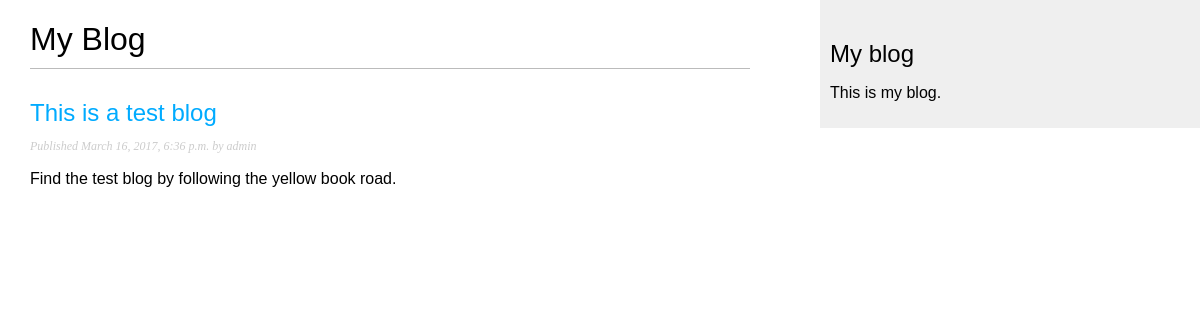
/blog/, run on an earlier commit of the app's database.
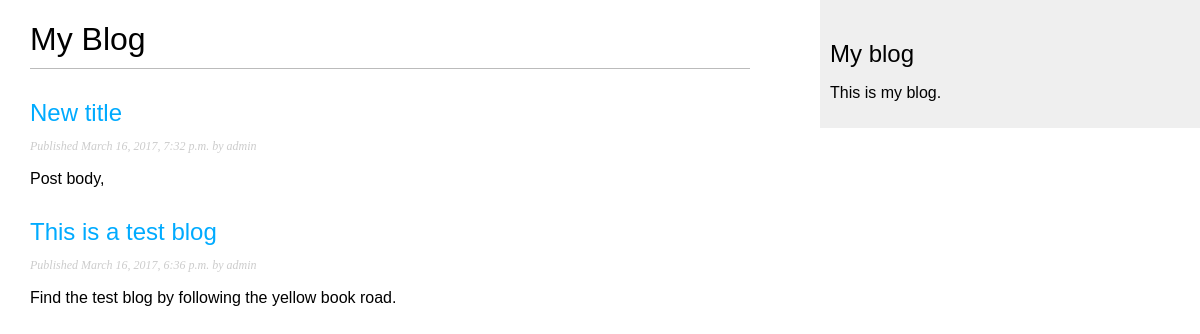
And on a later commit of the database.
### blog/models.py (models this page shows, shortened)
class Post(models.Model):
    STATUS_CHOICES = (
        ('draft', 'Draft'),
        ('published', 'Published'),
    )
    title = models.CharField(max_length=250)
    slug = models.SlugField(max_length=250, unique_for_date='publish')
    author = models.ForeignKey(User, related_name='blog_posts')
    body = models.TextField()
    publish = models.DateTimeField(default=timezone.now)
    created = models.DateTimeField(auto_now_add=True)
    updated = models.DateTimeField(auto_now=True)
    status = models.CharField(max_length=10, choices=STATUS_CHOICES, default='draft')
    objects = models.Manager()
    published = PublishedManager()
    class Meta:
        ordering = ('-publish',)
    def get_absolute_url(self):
        return reverse('blog:post_detail', args=[self.publish.year,
            self.publish.strftime('%m'),
            self.publish.strftime('%d'),
            self.slug])

### blog/views.py (the view)
def post_list(request):
    posts = Post.published.all()
    return render(request, 'blog/post/list.html', {'posts': posts})

### blog/models.py (called while the page is built)
    def get_queryset(self):
        return super(PublishedManager, self).get_queryset().filter(status='published')

### blog/templates/blog/post/list.html (shortened to what this page needs)
{% extends "blog/base.html" %}
{% block content %}
  <h1>My Blog</h1>
  {% for post in posts %}
    <h2>
      <a href="{{ post.get_absolute_url }}">
        {{ post.title }}
      </a>
    </h2>
    <p class="date">
      Published {{ post.publish }} by {{ post.author }}
    </p>
    {{ post.body|truncatewords:30|linebreaks }}
  {% endfor %}
{% endblock %}

### blog/templates/blog/base.html (shortened to what this page needs)
{% load staticfiles %}
<!DOCTYPE html>
<html>
<head>
  <link href="{% static "css/blog.css" %}" rel="stylesheet">
</head>
<body>
  <div id="content">
    {% block content %}
    {% endblock %}
  </div>
  <div id="sidebar">
    <h2>My blog</h2>
    <p>This is my blog.</p>
  </div>
</body>
</html>

### blog/static/css/blog.css (style rules this page uses)
body { margin:0; padding:0; font-family:helvetica, sans-serif; }
a { color:#00abff; text-decoration:none; }
h1 { font-weight:normal; border-bottom:1px solid #bbb; padding:0 0 10px 0; }
h2 { font-weight:normal; margin:30px 0 0; }
#content { float:left; width:60%; padding:0 0 0 30px; }
#sidebar { float:right; width:30%; padding:10px; background:#efefef; height:100%; }
p.date { color:#ccc; font-family: georgia, serif; font-size: 12px; font-style: italic; }

What changed in the data, as far as the page shows it:
now on this page (row edited): Post: title "New title", publish "March 16, 2017, 7:32 p.m.", author "admin", body "Post body,"
